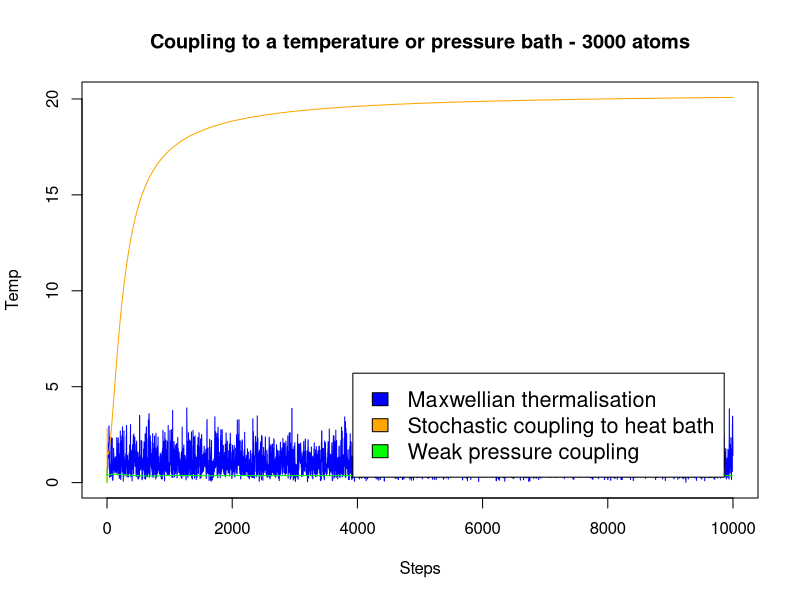

This figure's R source:
# use your own directory, if not already set
setwd('/Users/fabiodelia/Dropbox/Studium CSE/Statistische Physik und Computer Simulation/mdatom/sources/results')

dat1 = read.csv('resultsFor1.txt', sep='', header = FALSE)
dat2 = read.csv('resultsFor2.txt', sep='', header = FALSE)
dat3 = read.csv('resultsFor3.txt', sep='', header = FALSE)
# dat$V1 is step
# dat$V9 is average energy at this step

# V9 is read as factor... convert
dat1[,9] <- as.numeric(as.character(dat1[,9]))
dat2[,9] <- as.numeric(as.character(dat2[,9]))
dat3[,9] <- as.numeric(as.character(dat3[,9]))

# remove cases with errors (NaN, inf etc)
dat1 <- do.call(data.frame,lapply(dat1, function(x) replace(x, is.infinite(x),0)))
dat2 <- do.call(data.frame,lapply(dat2, function(x) replace(x, is.infinite(x),0)))
dat3 <- do.call(data.frame,lapply(dat3, function(x) replace(x, is.infinite(x),0)))
#dat1 = dat1[dat1$V9>0,]
#dat3 = dat3[dat3$V9>0,]

xrange = range(0, nrow(dat1))
yrange = range(min(dat1$V9, dat2$V9, dat3$V9), min(max(dat1$V9, dat2$V9, dat3$V9)))

plot(xrange, yrange, type='n', xlab='Steps', ylab='Temp')
lines(dat1$V1, dat1$V9, type='l', col='blue')
lines(dat2$V1, dat2$V9, type='l', col='orange')
lines(dat3$V1, dat3$V9, type='l', col='green')
legend('bottomright', inset=.05, c('Maxwellian thermalisation', 'Stochastic coupling to heat bath', 'Weak pressure coupling'), fill=c('blue', 'orange', 'green'), pt.cex=1, cex=1.3)

title(main='Coupling to a temperature or pressure bath - 3000 atoms')
